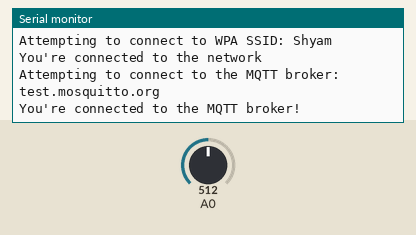
Simulated run of this sketch. Board: Arduino MKR. Parts: the last lines printed to the serial monitor. The inputs (shaded band) are chosen by the test bench; at power-on: A0 = 512. WiFi joins after 1.5 s; servers stay silent unless stated; no MQTT or app messages arrive unless stated.

Above: at 2.7 s.
2.8 s: A0 set to 716
At 9.1 s:
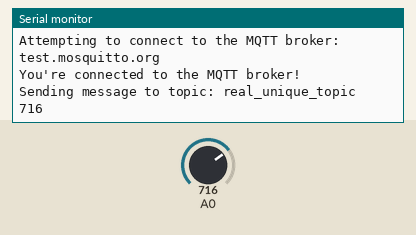
13.6 s: A0 set to 900
At 16.3 s:
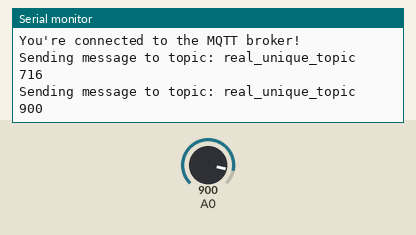

Measured:
- after the input at 2.8 s, the serial monitor: prints a new line after 5.2 s (image 1)
- after the input at 13.6 s, the serial monitor: prints a new line after 2.4 s (image 2)

The sketch:

MQTT_1.ino
```cpp
#include <ArduinoMqttClient.h>
#include <WiFiNINA.h>
#include "arduino_secrets.h"

///////please enter your sensitive data in the Secret tab/arduino_secrets.h
char ssid[] = SECRET_SSID;        // your network SSID (name)
char pass[] = SECRET_PASS;    // your network password (use for WPA, or use as key for WEP)

WiFiClient wifiClient;
MqttClient mqttClient(wifiClient);

const char broker[] = "test.mosquitto.org";
int        port     = 1883;
const char topic[]  = "real_unique_topic";


//set interval for sending messages (milliseconds)
const long interval = 8000;
unsigned long previousMillis = 0;

int count = 0;

void setup() {
  //Initialize serial and wait for port to open:
  Serial.begin(9600);
  while (!Serial) {
    ; // wait for serial port to connect. Needed for native USB port only
  }

  // attempt to connect to Wifi network:
  Serial.print("Attempting to connect to WPA SSID: ");
  Serial.println(ssid);
  while (WiFi.begin(ssid, pass) != WL_CONNECTED) {
    // failed, retry
    Serial.print(".");
    delay(5000);
  }

  Serial.println("You're connected to the network");
  Serial.println();

  Serial.print("Attempting to connect to the MQTT broker: ");
  Serial.println(broker);

  if (!mqttClient.connect(broker, port)) {
    Serial.print("MQTT connection failed! Error code = ");
    Serial.println(mqttClient.connectError());

    while (1);
  }

  Serial.println("You're connected to the MQTT broker!");
  Serial.println();
}

void loop() {
  // call poll() regularly to allow the library to send MQTT keep alive which
  // avoids being disconnected by the broker
  mqttClient.poll();

  unsigned long currentMillis = millis();

  if (currentMillis - previousMillis >= interval) {
    // save the last time a message was sent
    previousMillis = currentMillis;

    //record random value from A0, A1 and A2
    int Rvalue = analogRead(A0);


    Serial.print("Sending message to topic: ");
    Serial.println(topic);
    Serial.println(Rvalue);

    // send message, the Print interface can be used to set the message contents
    mqttClient.beginMessage(topic);
    mqttClient.print(Rvalue);
    mqttClient.endMessage();


    Serial.println();
  }
}
```

arduino_secrets.h
```cpp
#define SECRET_SSID "Shyam"
#define SECRET_PASS "shyam5005"
```
